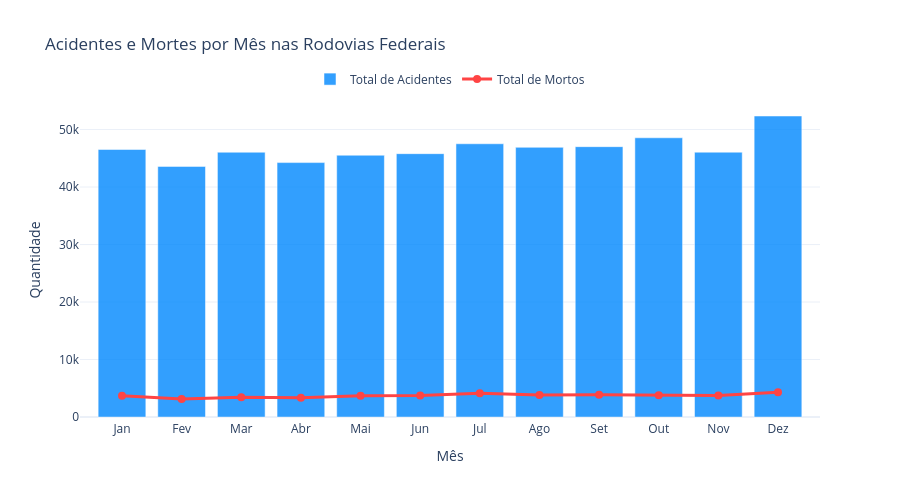

The notebook cell saved with this chart:
### Code cell
# Análise por mês - padrão sazonal
dados_mensais = df.groupby('month').agg({
    'month': 'count',
    'mortos': 'sum',
    'TOTAL_FERIDOS': 'sum'
}).rename(columns={'month': 'total_acidentes'}).reset_index()

# Mapear números dos meses para nomes
meses = {1: 'Jan', 2: 'Fev', 3: 'Mar', 4: 'Abr', 5: 'Mai', 6: 'Jun',
         7: 'Jul', 8: 'Ago', 9: 'Set', 10: 'Out', 11: 'Nov', 12: 'Dez'}
dados_mensais['mes'] = dados_mensais['month'].map(meses)

# Ordenar por mês
dados_mensais = dados_mensais.sort_values('month')

# Criar gráfico
fig = go.Figure()

# Adicionar série de acidentes
fig.add_trace(go.Bar(
    x=dados_mensais['mes'],
    y=dados_mensais['total_acidentes'],
    name='Total de Acidentes',
    marker_color='#0088FE',
    opacity=0.8
))

fig.add_trace(go.Scatter(
    x=dados_mensais['mes'],
    y=dados_mensais['mortos'],
    name='Total de Mortos',
    mode='lines+markers',
    line=dict(color='#FF4444', width=3),
    marker=dict(size=8)
))

fig.update_layout(
    title="Acidentes e Mortes por Mês nas Rodovias Federais",
    xaxis_title="Mês",
    yaxis_title="Quantidade",
    legend=dict(orientation="h", yanchor="bottom", y=1.02, xanchor="center", x=0.5),
    template="plotly_white",
    height=500
)

fig.show()

### Figure 1 — Plotly figure (JSON) as saved in the notebook; plotly's stock layout.template omitted (floating-point values rounded to 4 significant figures)
{"data": [{"marker": {"color": "#0088FE"}, "name": "Total de Acidentes", "opacity": 0.8, "type": "bar", "x": ["Jan", "Fev", "Mar", "Abr", "Mai", "Jun", "Jul", "Ago", "Set", "Out", "Nov", "Dez"], "y": [46524, 43587, 46049, 44248, 45527, 45797, 47522, 46898, 47016, 48563, 46059, 52348]}, {"line": {"color": "#FF4444", "width": 3}, "marker": {"size": 8}, "mode": "lines+markers", "name": "Total de Mortos", "type": "scatter", "x": ["Jan", "Fev", "Mar", "Abr", "Mai", "Jun", "Jul", "Ago", "Set", "Out", "Nov", "Dez"], "y": [3701, 3139, 3436, 3355, 3702, 3728, 4141, 3840, 3862, 3800, 3741, 4334]}], "layout": {"height": 500, "legend": {"orientation": "h", "x": 0.5, "xanchor": "center", "y": 1.02, "yanchor": "bottom"}, "title": {"text": "Acidentes e Mortes por Mês nas Rodovias Federais"}, "xaxis": {"title": {"text": "Mês"}}, "yaxis": {"title": {"text": "Quantidade"}}}}
